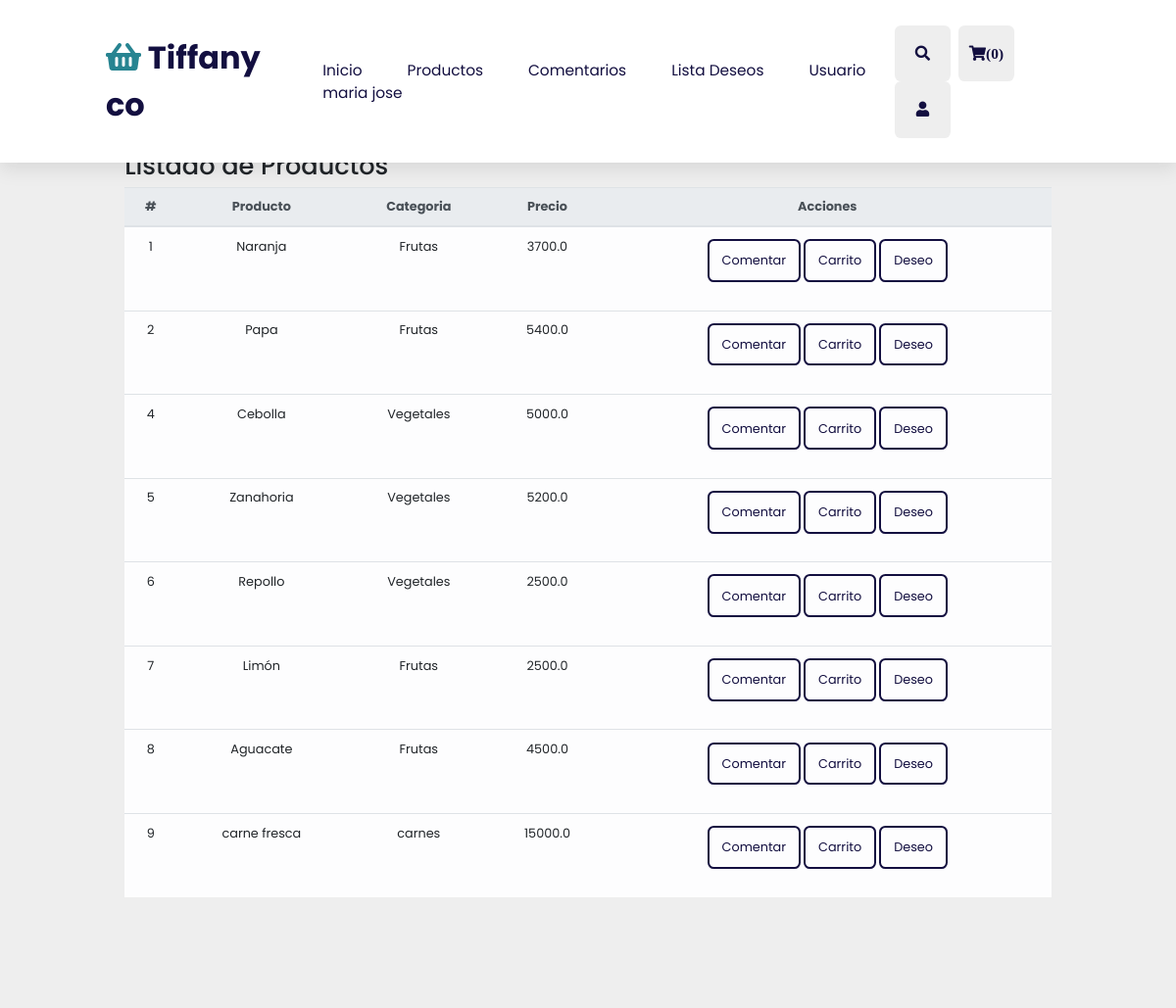
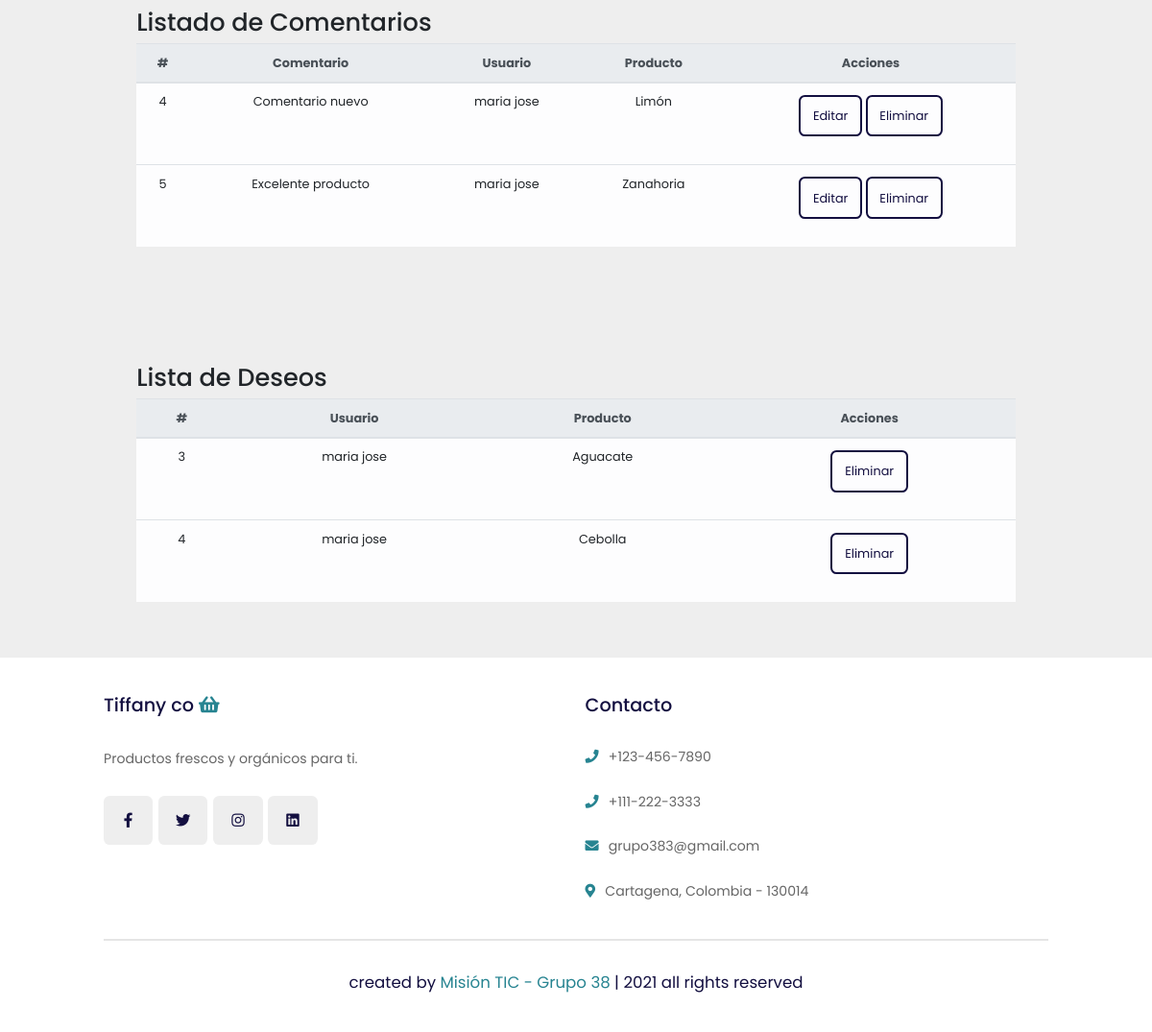
The page /compra (signed in) on the database its author committed (2 pictures, top to bottom).
### app.py (models this page shows)
class Users(db.Model):
    id = db.Column(db.Integer, primary_key=True)
    nombre = db.Column(db.String(150), nullable=False)
    telefono = db.Column(db.String(20), nullable=False)
    email = db.Column(db.String(100), unique=True, nullable=False)
    password = db.Column(db.String(80), nullable=False)
    perfil = db.Column(db.String(1), default='1')
    comentario = db.relationship("Comentarios", backref="users")
    compra = db.relationship('Compras', backref='users')
    deseo = db.relationship('ListaDeseos', backref='users')

class Products(db.Model):
    id = db.Column(db.Integer, primary_key=True)
    producto = db.Column(db.String(150), nullable=False)
    categoria = db.Column(db.String(50), nullable=False)
    precio = db.Column(db.Float, default = 0.0)
    stock = db.Column(db.Integer, default=0)
    comentario = db.relationship('Comentarios', backref='products')
    compra = db.relationship('Compras', backref='products')
    deseo = db.relationship('ListaDeseos', backref='products')

class Comentarios(db.Model):
    id = db.Column(db.Integer, primary_key=True)
    comentario = db.Column(db.String(300), nullable=False)
    id_user = db.Column(db.Integer, db.ForeignKey('users.id'), nullable=False)
    id_producto = db.Column(db.Integer, db.ForeignKey('products.id'), nullable=False)

class ListaDeseos(db.Model):
    id = db.Column(db.Integer, primary_key=True)
    id_user = db.Column(db.Integer, db.ForeignKey('users.id'), nullable=False)
    id_producto = db.Column(db.Integer, db.ForeignKey('products.id'), nullable=False)

### app.py (the view)
@app.route('/compra')
def compra():
    try:
        if 'usercompra' in session:
            userid = session['userid']
            productos = Products.query.all()
            comentarios = Comentarios.query.filter_by(id_user=userid).all()
            ldeseos = ListaDeseos.query.filter_by(id_user=userid).all()
    except Exception as e:
        print(e)
    return render_template('compra.html', productos=productos, comentarios=comentarios, ldeseos= ldeseos)

### templates/compra.html (shortened to what this page needs)
<!DOCTYPE html>
<html lang="en">
<head>
    <link rel="stylesheet" href="https://unpkg.com/swiper@7/swiper-bundle.min.css" />
    <link rel="stylesheet" href="https://cdnjs.cloudflare.com/ajax/libs/font-awesome/5.15.4/css/all.min.css">
    <link rel="stylesheet" href="https://maxcdn.bootstrapcdn.com/bootstrap/4.0.0/css/bootstrap.min.css">
    <link rel="stylesheet" href="{{url_for('static', filename='css/style.css') }}">
</head>
<body>
    <header class="header">
        <a href="{{url_for('compra')}}" class="logo"> <i class="fas fa-shopping-basket"></i> Tiffany co </a>
        <nav class="navbar">
            <a href="{{url_for('compra')}}">Inicio</a>
            <a href="#products">Productos</a>
            <a href="#review">Comentarios</a>
            <a href="#listadeseos">Lista Deseos</a>
            <a href="#products">Usuario</a>
            <a href="{{url_for('compra')}}">{{session['usercompra']}}</a>
        </nav>
        <div class="icons">
            <div class="fas fa-search" id="search-btn"></div>
            <div class="fas fa-shopping-cart" id="cart-btn">({{session['Carritocompra']|length}})</div>
            <div class="fas fa-user" id="login-btn"></div>
        </div>
    </header>
    <section class="features">
    </section>
    <section class="products" id="products">
        <div class="container p-4 mt-4">
            <div class="row">
                <div class="col">
                    <h2>Listado de Productos</h2>
                    <table class="table table-light">
                        <thead class="thead-light">
                            <tr style="text-align: center">
                                <th>#</th>
                                <th>Producto</th>
                                <th>Categoria</th>
                                <th>Precio</th>
                                <th>Acciones</th>
                            </tr>
                        </thead>
                        <tbody>
                            {% for product in productos %}
                            <tr style="text-align: center">
                                <td>{{product.id}}</td>
                                <td>{{product.producto}}</td>
                                <td>{{product.categoria}}</td>
                                <td>{{product.precio}}</td>
                                <td>
                                    <div>
                                        <a href="" class="btn btn-default btn-rounded mb-4" data-toggle="modal"
                                            data-target="#modalLoginForm{{product.id}}">Comentar</a>
                                        <a href="" class="btn btn-default btn-rounded mb-4" data-toggle="modal"
                                            data-target="#modalcarrito{{product.id}}"">Carrito</a>
                                        <a href="" class=" btn btn-default btn-rounded mb-4" data-toggle="modal"
                                            data-target="#modaldeseo{{product.id}}">Deseo</a>
                                    </div>
                                </td>
                            </tr>
                            {% endfor %}
                        </tbody>
                    </table>
                </div>
            </div>
        </div>
    </section>
    <section class="reviews" id="comentarios">
        <div class="container p-4 mt-4">
            <div class="col">
                <h2>Listado de Comentarios</h2>
                <table class="table table-light">
                    <thead class="thead-light">
                        <tr style="text-align: center">
                            <th>#</th>
                            <th>Comentario</th>
                            <th>Usuario</th>
                            <th>Producto</th>
                            <th>Acciones</th>
                        </tr>
                    </thead>
                    <tbody>
                        {% for comenta in comentarios %}
                        <tr style="text-align: center">
                            <td>{{comenta.id}}</td>
                            <td>{{comenta.comentario}}</td>
                            <td>{{comenta.users.nombre}}</td>
                            <td>{{comenta.products.producto}}</td>
                            <td>
                                <a href="{{comenta.id}}" class="btn btn-default btn-rounded mb-4" data-toggle="modal"
                                    data-target="#modalcomentario{{comenta.id}}">Editar</a>
                                <a onclick="return confirm('¿Desea borrar el producto?')"
                                    class="btn btn-danger tn-rounded mb-4"
                                    href="{{url_for('del_comenta', id=comenta.id)}}">Eliminar</a>
                            </td>
                        </tr>
                        {% endfor %}
                    </tbody>
                </table>
            </div>
        </div>
    </section>
    <section class="reviews" id="listadeseos">
        <div class="container p-4 mt-4">
            <div class="col">
                <h2>Lista de Deseos</h2>
                <table class="table table-light">
                    <thead class="thead-light">
                        <tr style="text-align: center">
                            <th>#</th>
                            <th>Usuario</th>
                            <th>Producto</th>
                            <th>Acciones</th>
                        </tr>
                    </thead>
                    <tbody>
                        {% for ldeseo in ldeseos %}
                        <tr style="text-align: center">
                            <td>{{ldeseo.id}}</td>
                            <td>{{ldeseo.users.nombre}}</td>
                            <td>{{ldeseo.products.producto}}</td>
                            <td>
                                <a onclick="return confirm('¿Desea borrar el itém?')"
                                    class="btn btn-danger tn-rounded mb-4"
                                    href="{{url_for('del_ldeseo', id=ldeseo.id)}}">Eliminar</a>
                            </td>
                        </tr>
                        {% endfor %}
                    </tbody>
                </table>
            </div>
        </div>
    </section>
    <section class="footer">
        <div class="box-container">
            <div class="box">
                <h3> Tiffany co <i class="fas fa-shopping-basket"></i> </h3>
                <p>Productos frescos y orgánicos para ti.</p>
                <div class="share">
                    <a href="#" class="fab fa-facebook-f"></a>
                    <a href="#" class="fab fa-twitter"></a>
                    <a href="#" class="fab fa-instagram"></a>
                    <a href="#" class="fab fa-linkedin"></a>
                </div>
            </div>
            <div class="box">
                <h3>Contacto</h3>
                <a href="#" class="links"> <i class="fas fa-phone"></i> +123-456-7890 </a>
                <a href="#" class="links"> <i class="fas fa-phone"></i> +111-222-3333 </a>
                <a href="#" class="links"> <i class="fas fa-envelope"></i> grupo383@gmail.com </a>
                <a href="#" class="links"> <i class="fas fa-map-marker-alt"></i> Cartagena, Colombia - 130014 </a>
            </div>
        </div>
        <div class="credit"> created by <span> Misión TIC - Grupo 38 </span> | 2021 all rights reserved </div>
    </section>
</body>
</html>

### static/css/style.css (style rules this page uses)
:root { --orange:#278491; --black:#130f40; --light-color:#666; --box-shadow:0 .5rem 1.5rem rgba(0,0,0,.1); --border:.2rem solid rgba(0,0,0,.1); --outline:.1rem solid rgba(0,0,0,.1); --outline-hover:.2rem solid var(--black); }
* { font-family: 'Poppins', sans-serif; margin:0; padding:0; box-sizing: border-box; outline: none; border:none; text-decoration: none; transition: all .2s linear; }
html { font-size: 80%; overflow-x: hidden; scroll-behavior: smooth; scroll-padding-top: 7rem; }
body { background:#eee; }
section { padding:2rem 9%; }
.btn { margin-top: .2rem; display: inline-block; padding:.8rem 1rem; font-size: 1rem; border-radius: .5rem; border:.2rem solid var(--black); color:var(--black); cursor: pointer; background: none; }
.header { position: fixed; top:0; left:0; right: 0; z-index: 1000; display: flex; align-items: center; justify-content: space-between; padding:2rem 9%; background:#fff; box-shadow: var(--box-shadow); }
.header .logo { font-size: 2.5rem; font-weight: bolder; color:var(--black); }
.header .logo i { color:var(--orange); }
.header .navbar a { font-size: 1.2rem; margin:0 1rem; color:var(--black); }
.header .icons div { height: 4.5rem; width: 4.5rem; line-height: 4.5rem; border-radius: .5rem; background: #eee; color:var(--black); font-size: 1.2rem; margin-left: .3rem; cursor: pointer; text-align: center; }
.footer { background: #fff; }
.footer .box-container { display: grid; grid-template-columns: repeat(auto-fit, minmax(25rem, 1fr)); gap:1.5rem; }
.footer .box-container .box h3 { font-size: 1.5rem; color:var(--black); padding:1rem 0; }
.footer .box-container .box h3 i { color:var(--orange); }
.footer .box-container .box .links { display: block; font-size: 1.1rem; color:var(--light-color); padding:1rem 0; }
.footer .box-container .box .links i { color:var(--orange); padding-right: .5rem; }
.footer .box-container .box p { line-height: 1.8; font-size: 1.1rem; color:var(--light-color); padding:1rem 0; }
.footer .box-container .box .share a { height:4rem; width:4rem; line-height:4rem; border-radius: .5rem; font-size: 1.2rem; color:var(--black); margin-right: .2rem; background: #eee; text-align: center; }
.footer .credit { text-align: center; margin-top: 2rem; padding:1rem; padding-top: 2.5rem; font-size: 1.3rem; color:var(--black); border-top: var(--border); }
.footer .credit span { color:var(--orange); }

### rows shown on the page
Users: usercompra "maria jose"
Products: id "1", producto "Naranja", categoria "Frutas", precio "3700.0"
Products: id "2", producto "Papa", categoria "Frutas", precio "5400.0"
Products: id "4", producto "Cebolla", categoria "Vegetales", precio "5000.0"
Products: id "5", producto "Zanahoria", categoria "Vegetales", precio "5200.0"
Products: id "6", producto "Repollo", categoria "Vegetales", precio "2500.0"
Products: id "7", producto "Limón", categoria "Frutas", precio "2500.0"
Products: id "8", producto "Aguacate", categoria "Frutas", precio "4500.0"
Products: id "9", producto "carne fresca", categoria "carnes", precio "15000.0"
Comentarios: id "4", comentario "Comentario nuevo", users.nombre "maria jose", products.producto "Limón"
Comentarios: id "5", comentario "Excelente producto", users.nombre "maria jose", products.producto "Zanahoria"
ListaDeseos: id "3", users.nombre "maria jose", products.producto "Aguacate"
ListaDeseos: id "4", users.nombre "maria jose", products.producto "Cebolla"

### other values the page prints
{{ session['Carritocompra']|length }} "0"
